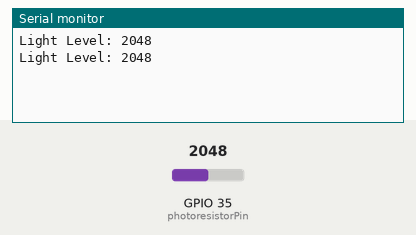
The sketch below on a simulated ESP32. Shown: the last lines printed to the serial monitor. Inputs (shaded band) come from the test bench; at power-on: GPIO 35 (photoresistorPin) = 2048.

Above: at 1.8 s.
1.9 s: GPIO 35 (photoresistorPin) set to 2866
At 2.8 s:
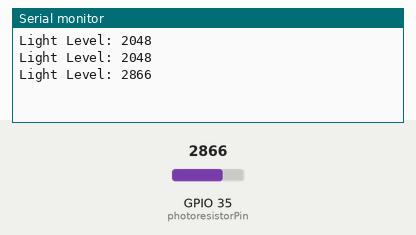
3.4 s: GPIO 35 (photoresistorPin) set to 3603
At 4.8 s:
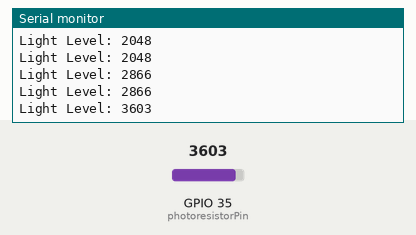
Timing chart, 0 to 6.4 s (numbered marks = the images above; inputs shaded):
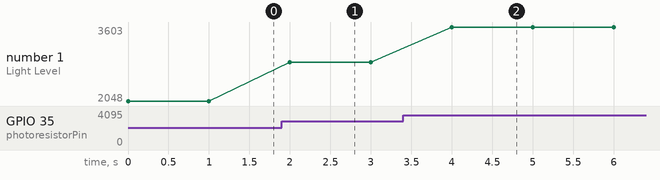

Measured:
- after the input at 1.9 s, the serial monitor: prints a new line after 0.10 s (image 1)
- after the input at 3.4 s, the serial monitor: prints a new line after 0.60 s (image 2)
- plotted number 1: 2048 → 2866 after the input at 1.9 s, 2866 → 3603 after the input at 3.4 s

The sketch:

LIGHT_MEASUREMENT.ino
```cpp
const int photoresistorPin = 35; // Analog input pin for photoresistor (D34)

void setup() {
  Serial.begin(115200);
}

void loop() {
  int lightLevel = analogRead(photoresistorPin);
  Serial.print("Light Level: ");
  Serial.println(lightLevel);
  delay(1000); // Wait 1 second before taking another reading
}
```
